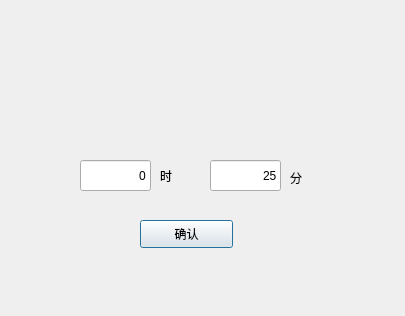
<?xml version="1.0" encoding="UTF-8"?>
<ui version="4.0">
 <class>Remind</class>
 <widget class="QDialog" name="Remind">
  <property name="geometry">
   <rect>
    <x>0</x>
    <y>0</y>
    <width>405</width>
    <height>316</height>
   </rect>
  </property>
  <property name="windowTitle">
   <string>请设置提醒时间</string>
  </property>
  <widget class="QLabel" name="label">
   <property name="geometry">
    <rect>
     <x>-50</x>
     <y>-10</y>
     <width>491</width>
     <height>341</height>
    </rect>
   </property>
   <property name="text">
    <string/>
   </property>
   <property name="pixmap">
    <pixmap resource="../myresource_file.qrc">:/remindtime</pixmap>
   </property>
  </widget>
  <widget class="QLineEdit" name="lineEdit">
   <property name="geometry">
    <rect>
     <x>80</x>
     <y>160</y>
     <width>71</width>
     <height>31</height>
    </rect>
   </property>
   <property name="layoutDirection">
    <enum>Qt::LeftToRight</enum>
   </property>
   <property name="text">
    <string>0</string>
   </property>
   <property name="alignment">
    <set>Qt::AlignRight|Qt::AlignTrailing|Qt::AlignVCenter</set>
   </property>
  </widget>
  <widget class="QLineEdit" name="lineEdit_2">
   <property name="geometry">
    <rect>
     <x>210</x>
     <y>160</y>
     <width>71</width>
     <height>31</height>
    </rect>
   </property>
   <property name="text">
    <string>25</string>
   </property>
   <property name="alignment">
    <set>Qt::AlignRight|Qt::AlignTrailing|Qt::AlignVCenter</set>
   </property>
  </widget>
  <widget class="QLabel" name="label_2">
   <property name="geometry">
    <rect>
     <x>160</x>
     <y>160</y>
     <width>72</width>
     <height>31</height>
    </rect>
   </property>
   <property name="text">
    <string>时</string>
   </property>
  </widget>
  <widget class="QLabel" name="label_3">
   <property name="geometry">
    <rect>
     <x>290</x>
     <y>170</y>
     <width>72</width>
     <height>15</height>
    </rect>
   </property>
   <property name="text">
    <string>分</string>
   </property>
  </widget>
  <widget class="QPushButton" name="pushButton">
   <property name="geometry">
    <rect>
     <x>140</x>
     <y>220</y>
     <width>93</width>
     <height>28</height>
    </rect>
   </property>
   <property name="text">
    <string>确认</string>
   </property>
  </widget>
 </widget>
 <resources>
  <include location="../myresource_file.qrc"/>
 </resources>
 <connections/>
</ui>
